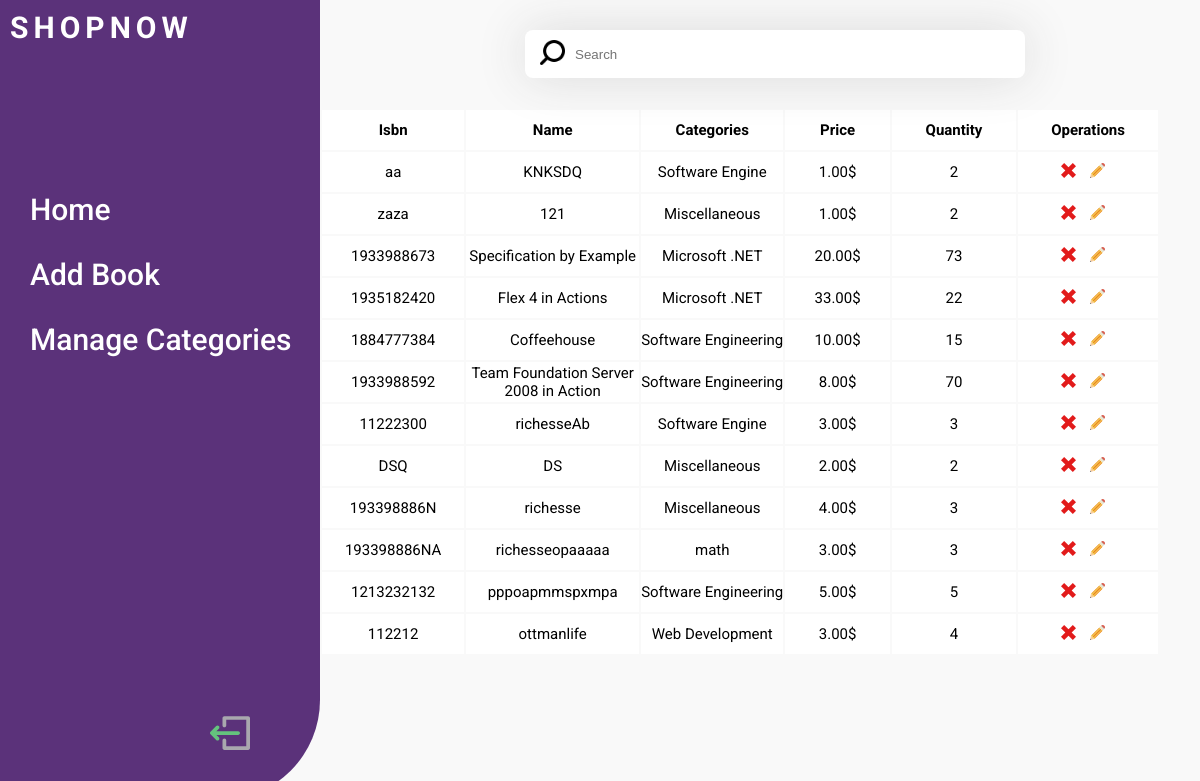
The app's page /sub_page/dashboard.php (signed in) with its own data.
### tables this page shows
CREATE TABLE `book` (
  `isbn` varchar(15) NOT NULL,
  `title` varchar(100) NOT NULL,
  `author` varchar(20) NOT NULL,
  `description` varchar(1000) NOT NULL,
  `quantite` int(10) NOT NULL,
  `price` decimal(15,2) NOT NULL,
  `thumbnailUrl` varchar(200) DEFAULT NULL,
  `id_categorie` int(100) NOT NULL
);

CREATE TABLE `categorie` (
  `id_categorie` int(100) NOT NULL,
  `name_categorie` varchar(100) NOT NULL
);

### php/functions.php (the view, shortened to what this page needs)
<?php
function connection()
{
    return mysqli_connect("localhost", "root", "", "gestionstockbiblio");
}
function fetchBook()
{
    $sql = "select  isbn,title,author,description,quantite,price,name_categorie,thumbnailUrl from book b join categorie c ON c.id_categorie=b.id_categorie";
    $res = mysqli_query(connection(), $sql);
    while ($row = mysqli_fetch_row($res)) {
        echo "<tr>";
        echo "<td>" . $row[0] . "</td>
            <td onclick=\"showBookDetails('$row[0]','$row[1]','$row[2]','$row[3]','$row[4]','$row[5]','$row[6]','assets/$row[7]');\" class='book_details'> " . $row[1] . "</td>
            <td>" . $row[6] . "</td>
            <td>" . $row[5] . "$ </td>
            <td>" . $row[4] . "</td>
            <td class='operations'>
            <a href =../php/delete.php?idsupp=" . $row[0] . "><img src='../assets/icons/delete.svg' alt='Edit'></a>
        <img src='../assets/icons/edit.svg' alt='Edit' onclick=\"showUpdateBox('$row[0]','$row[1]','$row[2]','$row[3]','$row[4]','$row[5]','$row[6]','$row[7]');\"  >
            </td>
        </tr>";
    }
}

### sub_page/dashboard.php (shortened to what this page needs)
<!DOCTYPE html>
<html lang="en">
<head>
    <link rel="stylesheet" href="../style/dashboard.css?v=<?php echo time(); ?>">
</head>
<body>
    <section class="container">
        <div class="left_container">
            <div class="side_bar_logo">
                <h1>SHOPNOW</h1>
            </div>
            <nav class="side_bar">
                <a href="./dashboard.php">Home</a>
                <a href="" class="addbook-btn">Add Book</a>
                <a href="./manage_categories.php">Manage Categories</a>
            </nav>
        <a href="../php/login.php?logout=1" class="logout"><img src="../assets/icons/logout.svg" alt="logout" style="height: 40px; fill:white;"></a>
        </div>
        <div class="right_container">
            <div class="nav_bar">
                <Form method="GET" action="dashboard.php">
                    <div class="search_container">
                        <button type="submit" class="search-btn"><img src="../assets/icons/search.png"></button>
                        <input type="text" name="search" placeholder="Search">
                    </div>
                </Form>
            </div>
            <div class="table">
                <table>
                    <th>Isbn</th>
                    <th>Name</th>
                    <th>Categories</th>
                    <th>Price</th>
                    <th>Quantity</th>
                    <th>Operations</th>
                    <div class="details">
                    <?php
                        include '../php/functions.php';
                        if (isset($_GET['search']) && !empty($_GET['search'])){
                            searchForBook($_GET['search']);
                        }else{
                               fetchBook();
                        }
                        ?>
                    </div>
                </table>
            </div>
        </div>
    </section>
</body>
</html>

### style/dashboard.css (style rules this page uses)
* { margin: 0px; padding: 0px; }
body { font-family: 'Roboto'; width: 100vw; height: 100vh; display: -webkit-box; display: -ms-flexbox; display: flex; background: #F9F9F9; }
.container { display: -webkit-box; display: -ms-flexbox; display: flex; -webkit-box-orient: horizontal; -webkit-box-direction: normal; -ms-flex-direction: row; flex-direction: row; width: 100%; height: 100vh; position: relative; }
.container .left_container { background-color: #5B327A; color: white; width: 320px; max-width: 320px; -webkit-box-pack: justify; -ms-flex-pack: justify; justify-content: space-between; border-bottom-right-radius: 100px; display: -webkit-box; display: -ms-flexbox; display: flex; -webkit-box-orient: vertical; -webkit-box-direction: normal; -ms-flex-direction: column; flex-direction: column; }
.container .left_container .side_bar_logo { display: -webkit-box; display: -ms-flexbox; display: flex; -webkit-box-orient: horizontal; -webkit-box-direction: normal; -ms-flex-direction: row; flex-direction: row; -webkit-box-align: center; -ms-flex-align: center; align-items: center; -webkit-box-pack: justify; -ms-flex-pack: justify; justify-content: space-between; margin: 10px 10px; }
.container .left_container .side_bar_logo h1 { margin: 0px 0px 0px 0px; font-size: 30px; letter-spacing: 5px; font-family: 'Roboto'; font-weight: bold; }
.container .left_container a { text-decoration: none; color: white; font-size: 30px; font-weight: 500; margin: 15px 0px; }
.container .left_container .side_bar { display: -webkit-box; display: -ms-flexbox; display: flex; -webkit-box-orient: vertical; -webkit-box-direction: normal; -ms-flex-direction: column; flex-direction: column; -webkit-box-pack: justify; -ms-flex-pack: justify; justify-content: space-between; height: 150px; margin-left: 30px; margin-bottom: 250px; }
.container .left_container .logout { margin-left: auto; margin-right: 70px; margin-bottom: 40px; }
.container .right_container { width: 70%; max-width: 800px; }
.container .right_container img { height: 30px; padding-right: 10px; }
.container .right_container .search-btn { background: transparent; border: none; }
.container .right_container .nav_bar { display: -webkit-box; display: -ms-flexbox; display: flex; -webkit-box-orient: horizontal; -webkit-box-direction: normal; -ms-flex-direction: row; flex-direction: row; margin-top: 30px; margin-bottom: 30px; -webkit-box-pack: justify; -ms-flex-pack: justify; justify-content: space-between; -webkit-box-align: center; -ms-flex-align: center; align-items: center; width: 70vw; }
.container .right_container .nav_bar .search_container { display: -webkit-box; display: -ms-flexbox; display: flex; -webkit-box-orient: horizontal; -webkit-box-direction: normal; -ms-flex-direction: row; flex-direction: row; -webkit-box-align: center; -ms-flex-align: center; align-items: center; max-width: 500px; width: 500px; background: white; -webkit-box-shadow: 0px 0px 50px rgba(54, 53, 53, 0.151); box-shadow: 0px 0px 50px rgba(54, 53, 53, 0.151); margin-left: 30px; padding: 10px 0px; border-radius: 8px; color: black; }
.container .right_container .nav_bar .search_container img { height: 25px; padding-right: 10px; padding-left: 15px; }
.container .right_container .nav_bar .search_container input { border: none; color: black; height: 100%; width: 100%; }
.container .right_container .table { height: 90vh; width: 70vw; border-spacing: 0 1em; overflow-y: scroll; overflow-x: scroll; }
.container .right_container .table img { height: 15px; }
.container .right_container .table th { width: 50vw; height: 40px; text-align: center; padding: 0px 10px; font-size: 15px; }
.container .right_container .table td { width: 60px; height: 40px; text-align: center; font-size: 15px; }
.container .right_container .table tr { background: white; }

### records on screen
book: isbn "aa", title "KNKSDQ", id_categorie.name_categorie "Software Engine", price "1.00", quantite "2"
book: isbn "zaza", title "121", id_categorie.name_categorie "Miscellaneous", price "1.00", quantite "2"
book: isbn "1933988673", title "Specification by Example", id_categorie.name_categorie "Microsoft .NET", price "20.00", quantite "73"
book: isbn "1935182420", title "Flex 4 in Actions", id_categorie.name_categorie "Microsoft .NET", price "33.00", quantite "22"
book: isbn "1884777384", title "Coffeehouse", id_categorie.name_categorie "Software Engineering", price "10.00", quantite "15"
book: isbn "1933988592", title "Team Foundation Server 2008 in Action", id_categorie.name_categorie "Software Engineering", price "8.00", quantite "70"
book: isbn "11222300", title "richesseAb", id_categorie.name_categorie "Software Engine", price "3.00", quantite "3"
book: isbn "DSQ", title "DS", id_categorie.name_categorie "Miscellaneous", price "2.00", quantite "2"
book: isbn "193398886N", title "richesse", id_categorie.name_categorie "Miscellaneous", price "4.00", quantite "3"
book: isbn "193398886NA", title "richesseopaaaaa", id_categorie.name_categorie "math", price "3.00", quantite "3"
book: isbn "1213232132", title "pppoapmmspxmpa", id_categorie.name_categorie "Software Engineering", price "5.00", quantite "5"
book: isbn "112212", title "ottmanlife", id_categorie.name_categorie "Web Development", price "3.00", quantite "4"
